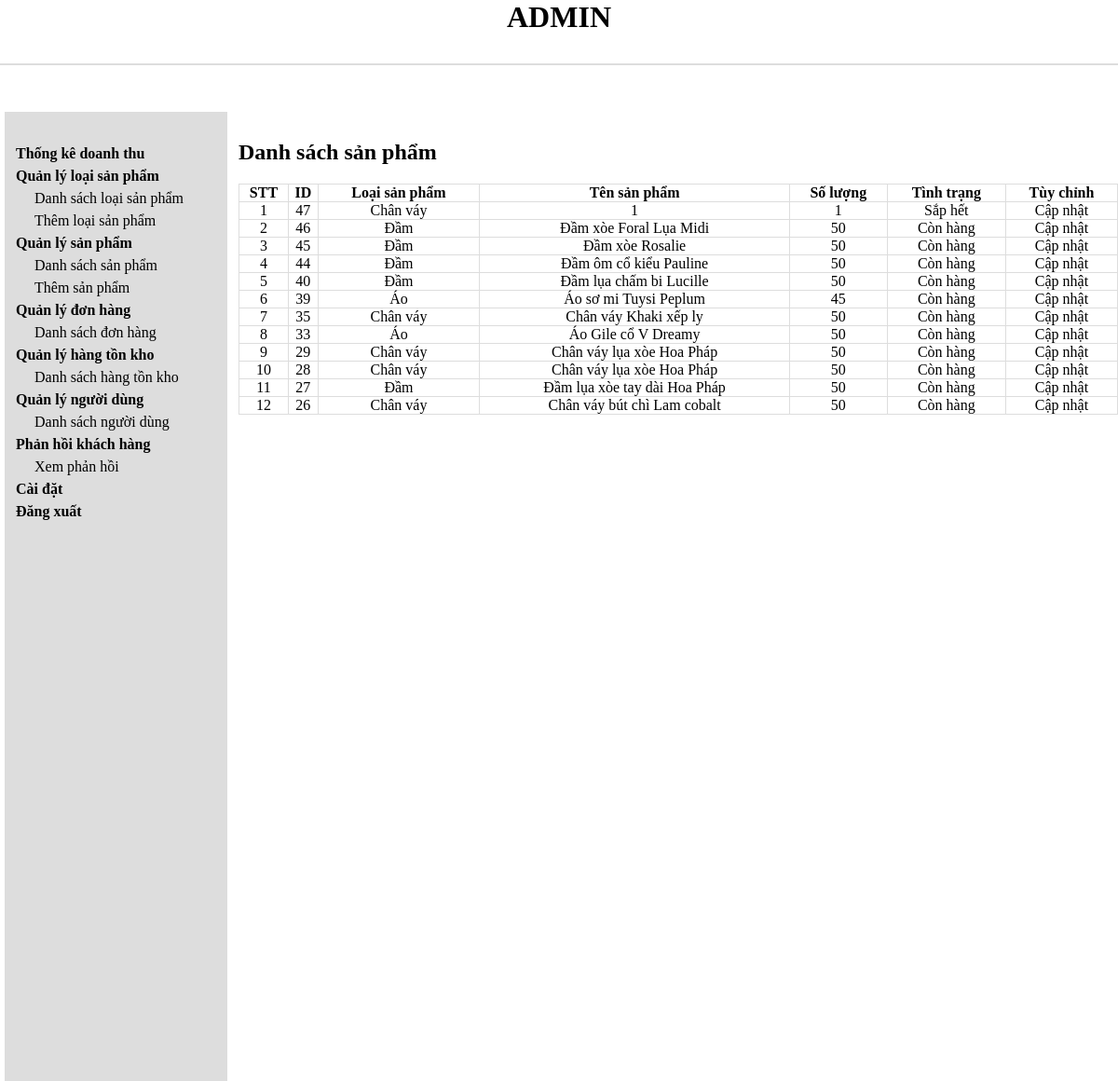
The page /hangtonkho/product_quantitylist.php (signed in) on the database as committed earlier.
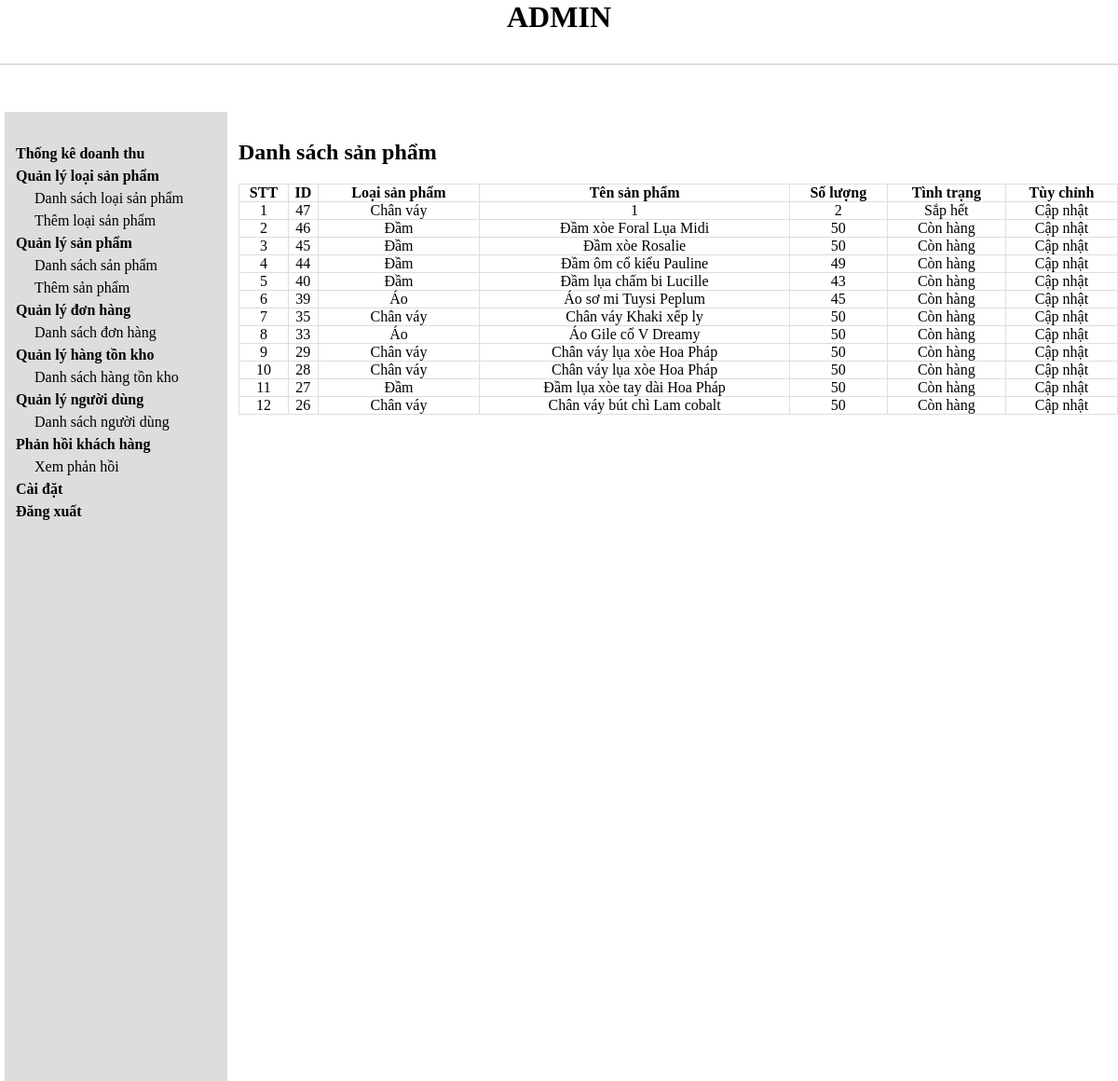
The same page on the database as committed later.
### tables this page shows
CREATE TABLE `products` (
  `product_id` int(11) NOT NULL,
  `product_name` varchar(255) NOT NULL,
  `product_description` text DEFAULT NULL,
  `product_price` decimal(10,2) NOT NULL,
  `product_sale` int(11) NOT NULL,
  `product_quantity` int(11) NOT NULL,
  `product_image` varchar(255) DEFAULT NULL,
  `brand_id` int(11) DEFAULT NULL,
  `created_at` timestamp NOT NULL DEFAULT current_timestamp(),
  `updated_at` timestamp NOT NULL DEFAULT current_timestamp() ON UPDATE current_timestamp(),
  `product_color_image` varchar(255) DEFAULT NULL,
  `product_color_name` varchar(255) DEFAULT NULL,
  `remarkable` tinyint(1) DEFAULT 0,
  `price_sale` decimal(10,2) GENERATED ALWAYS AS (`product_price` - `product_price` * `product_sale` / 100) STORED,
  `product_size` int(11) NOT NULL
);

CREATE TABLE `brands` (
  `brand_id` int(11) NOT NULL,
  `brand_name` varchar(255) NOT NULL
);

### database/database.php (called while the page is built, shortened)
<?php
class Database {
    private $host = "localhost";
    private $user = "root";
    private $pass = "";
    private $dbname = "clothing_store";
    public $conn;
    public function connect() {
        $this->conn = new mysqli($this->host, $this->user, $this->pass, $this->dbname);
    }
    public function select($query) {
        $result = $this->conn->query($query) or
        die($this->conn->error . __LINE__);
        if ($result->num_rows > 0) {
            return $result;
        } else {
            return false;
        }
    }
}
?>

### class/product_class.php (called while the page is built, shortened)
<?php
include "../database/database.php";
?>
<?php
class product
{
    private $db;
    public function __construct()
    {
        $this->db = new Database;
    }
    public function show_product()
    {
        $query = "SELECT products.*, products.product_image, brands.brand_name
                  FROM products
                  INNER JOIN brands ON products.brand_id = brands.brand_id
                  ORDER BY products.product_id DESC";
        $result = $this->db->select($query);
        return $result;
    }
}

### hangtonkho/product_quantitylist.php (the view, shortened to what this page needs)
<?php
include "../database/header.php";
include '../database/sidebar.php';
include "../class/product_class.php";
?><?php
$product = new product;
$show_product = $product->show_product();
?>
<div class="admin-content-right">
    <div class="admin-content-right-cartegory_list">
        <h1>Danh sách sản phẩm</h1>
        <table>
            <tr>
                <th>STT</th>
                <th>ID</th>
                <th>Loại sản phẩm</th>
                <th>Tên sản phẩm</th>
                <th>Số lượng</th>
                <th>Tình trạng</th>
                <th>Tùy chỉnh</th>
            </tr>
            <?php
            if ($show_product) {
                $i = 0;
                while ($result = $show_product->fetch_assoc()) {
                    $i++;
            ?>
                    <tr>
                        <td><?php echo $i ?></td>
                        <td><?php echo $result['product_id'] ?></td>
                        <td><?php echo $result['brand_name'] ?></td>
                        <td><?php echo $result['product_name'] ?></td>
                        <td><?php echo $result['product_quantity'] ?></td>
                        <td><?php if (($result['product_quantity'] >= 1) && ($result['product_quantity'] <= 5)){ echo "Sắp hết" ;} else if ($result['product_quantity'] > 5 ) { echo "Còn hàng";} else { echo "Hết hàng";} ?></td>
                        <td><a href="product_quantityedit.php?product_id=<?php echo $result['product_id'] ?>">Cập nhật</a></td>
                    </tr>
            <?php
                }
            }
            ?>
        </table>
    </div>
</div>
</body>
</html>

Rows that differ between the two databases and show on the page:
changed products id 47: product_quantity "1" → "2"
changed products "Đầm ôm cổ kiểu Pauline": product_quantity "50" → "49"
changed products "Đầm lụa chấm bi Lucille": product_quantity "50" → "43"
